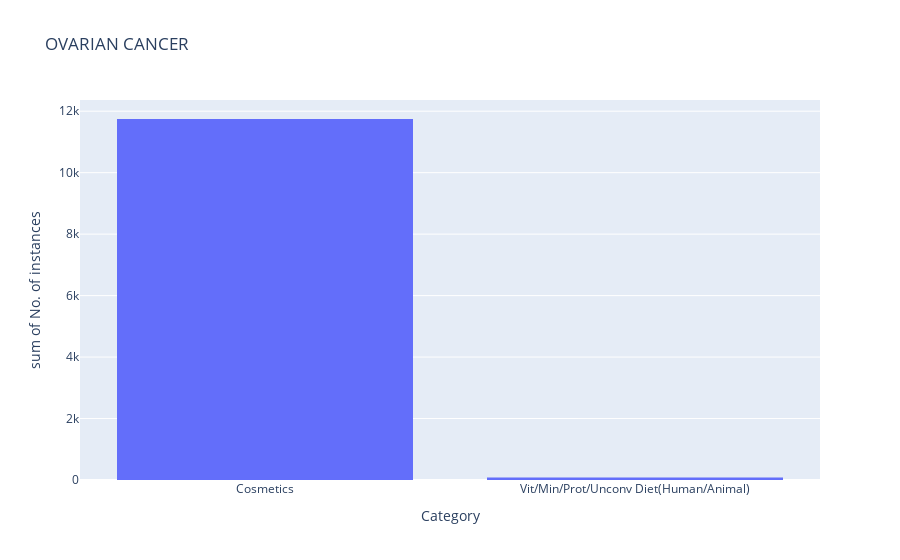
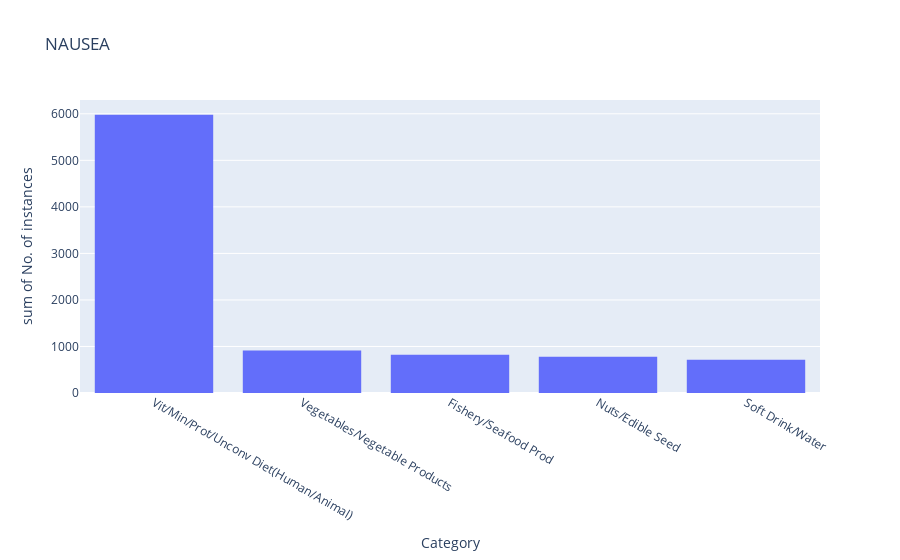
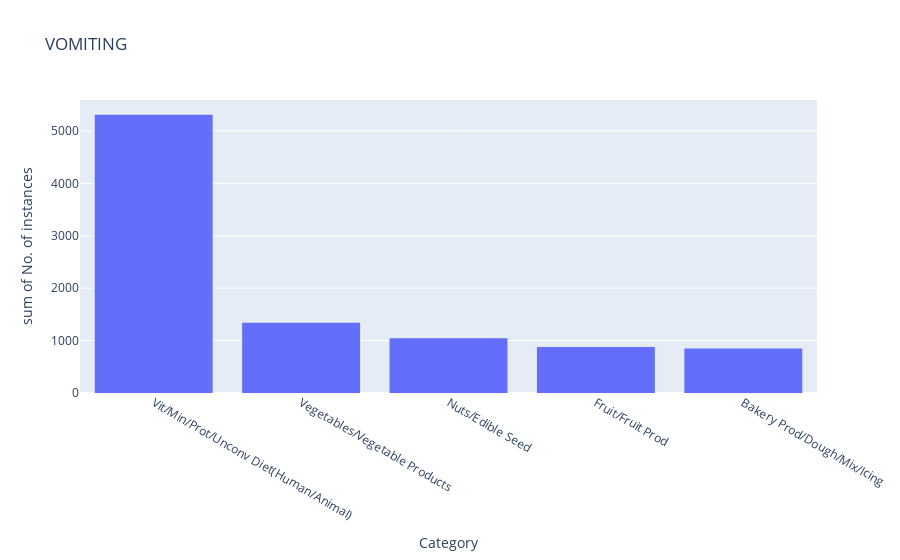
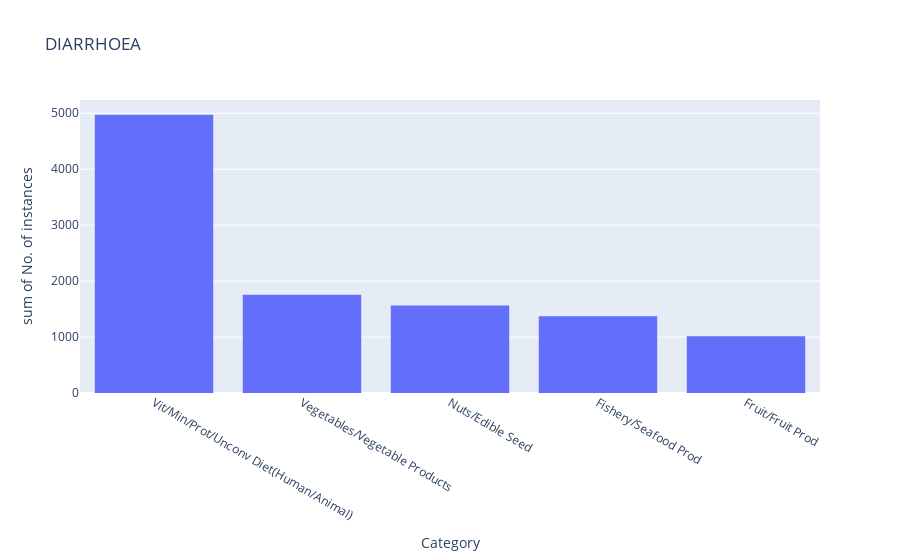

Notebook code for these charts, in order:
### Code cell
import plotly.express as px
for i in top_symp_top_descrip:
    des=top_symp_top_descrip[i]
    vals=top_symp_top_descrip_count[i]
    zipped_list=zip(des,vals)
    df = pd.DataFrame(zipped_list, columns = ['Category', 'No. of instances'])
    fig = px.histogram(df, x='Category', y='No. of instances',title=str(i))
    fig.show()

### Figure 1 — Plotly figure (JSON) as saved in the notebook; plotly's stock layout.template omitted (floating-point values rounded to 4 significant figures)
{"data": [{"alignmentgroup": "True", "bingroup": "x", "histfunc": "sum", "hovertemplate": "Category=%{x}<br>sum of No. of instances=%{y}<extra></extra>", "legendgroup": "", "marker": {"color": "#636efa", "pattern": {"shape": ""}}, "name": "", "offsetgroup": "", "orientation": "v", "showlegend": false, "type": "histogram", "x": ["Cosmetics", "Vit/Min/Prot/Unconv Diet(Human/Animal)"], "xaxis": "x", "y": [11746, 80], "yaxis": "y"}], "layout": {"barmode": "relative", "legend": {"tracegroupgap": 0}, "title": {"text": "OVARIAN CANCER"}, "xaxis": {"anchor": "y", "domain": [0, 1], "title": {"text": "Category"}}, "yaxis": {"anchor": "x", "domain": [0, 1], "title": {"text": "sum of No. of instances"}}}}

### Figure 2 — Plotly figure (JSON) as saved in the notebook; plotly's stock layout.template omitted (floating-point values rounded to 4 significant figures)
{"data": [{"alignmentgroup": "True", "bingroup": "x", "histfunc": "sum", "hovertemplate": "Category=%{x}<br>sum of No. of instances=%{y}<extra></extra>", "legendgroup": "", "marker": {"color": "#636efa", "pattern": {"shape": ""}}, "name": "", "offsetgroup": "", "orientation": "v", "showlegend": false, "type": "histogram", "x": ["Vit/Min/Prot/Unconv Diet(Human/Animal)", "Vegetables/Vegetable Products", "Fishery/Seafood Prod", "Nuts/Edible Seed", "Soft Drink/Water"], "xaxis": "x", "y": [5982, 913, 823, 781, 716], "yaxis": "y"}], "layout": {"barmode": "relative", "legend": {"tracegroupgap": 0}, "title": {"text": "NAUSEA"}, "xaxis": {"anchor": "y", "domain": [0, 1], "title": {"text": "Category"}}, "yaxis": {"anchor": "x", "domain": [0, 1], "title": {"text": "sum of No. of instances"}}}}

### Figure 3 — Plotly figure (JSON) as saved in the notebook; plotly's stock layout.template omitted (floating-point values rounded to 4 significant figures)
{"data": [{"alignmentgroup": "True", "bingroup": "x", "histfunc": "sum", "hovertemplate": "Category=%{x}<br>sum of No. of instances=%{y}<extra></extra>", "legendgroup": "", "marker": {"color": "#636efa", "pattern": {"shape": ""}}, "name": "", "offsetgroup": "", "orientation": "v", "showlegend": false, "type": "histogram", "x": ["Vit/Min/Prot/Unconv Diet(Human/Animal)", "Vegetables/Vegetable Products", "Nuts/Edible Seed", "Fruit/Fruit Prod", "Bakery Prod/Dough/Mix/Icing"], "xaxis": "x", "y": [5312, 1343, 1047, 879, 848], "yaxis": "y"}], "layout": {"barmode": "relative", "legend": {"tracegroupgap": 0}, "title": {"text": "VOMITING"}, "xaxis": {"anchor": "y", "domain": [0, 1], "title": {"text": "Category"}}, "yaxis": {"anchor": "x", "domain": [0, 1], "title": {"text": "sum of No. of instances"}}}}

### Figure 4 — Plotly figure (JSON) as saved in the notebook; plotly's stock layout.template omitted (floating-point values rounded to 4 significant figures)
{"data": [{"alignmentgroup": "True", "bingroup": "x", "histfunc": "sum", "hovertemplate": "Category=%{x}<br>sum of No. of instances=%{y}<extra></extra>", "legendgroup": "", "marker": {"color": "#636efa", "pattern": {"shape": ""}}, "name": "", "offsetgroup": "", "orientation": "v", "showlegend": false, "type": "histogram", "x": ["Vit/Min/Prot/Unconv Diet(Human/Animal)", "Vegetables/Vegetable Products", "Nuts/Edible Seed", "Fishery/Seafood Prod", "Fruit/Fruit Prod"], "xaxis": "x", "y": [4975, 1755, 1563, 1372, 1016], "yaxis": "y"}], "layout": {"barmode": "relative", "legend": {"tracegroupgap": 0}, "title": {"text": "DIARRHOEA"}, "xaxis": {"anchor": "y", "domain": [0, 1], "title": {"text": "Category"}}, "yaxis": {"anchor": "x", "domain": [0, 1], "title": {"text": "sum of No. of instances"}}}}
